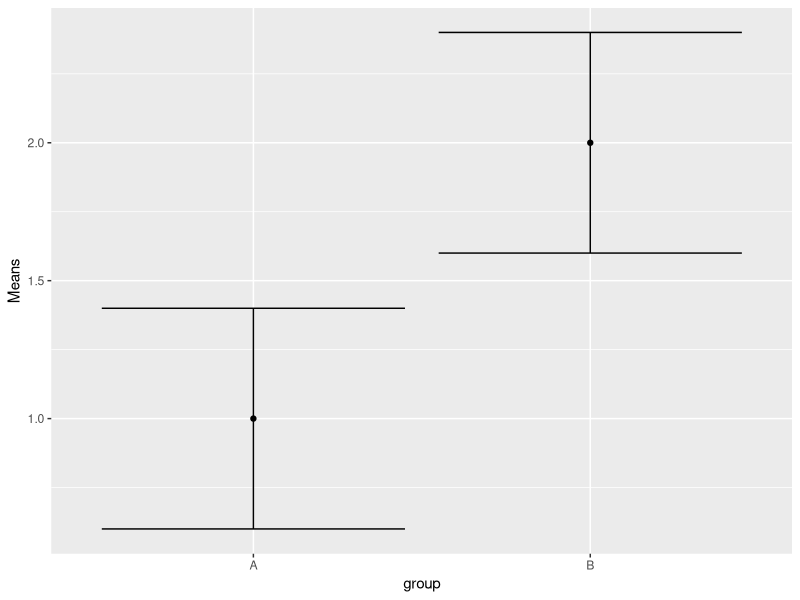
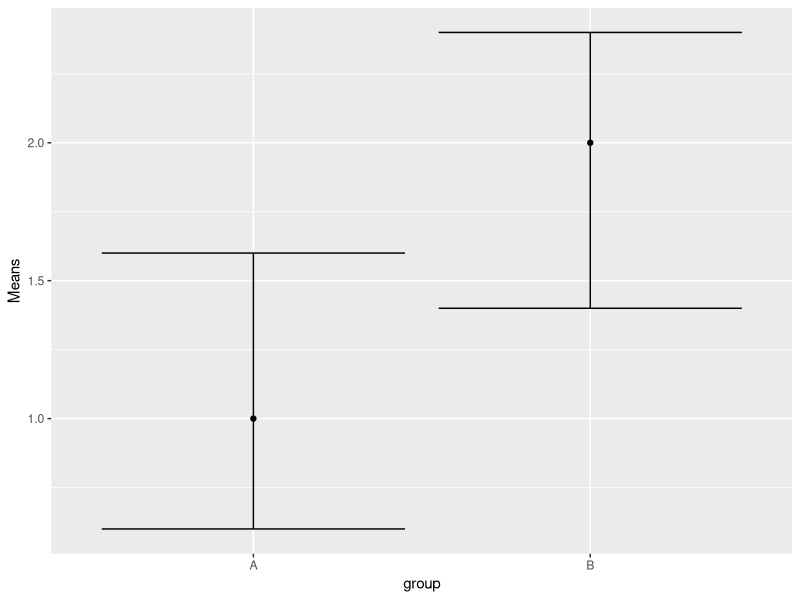
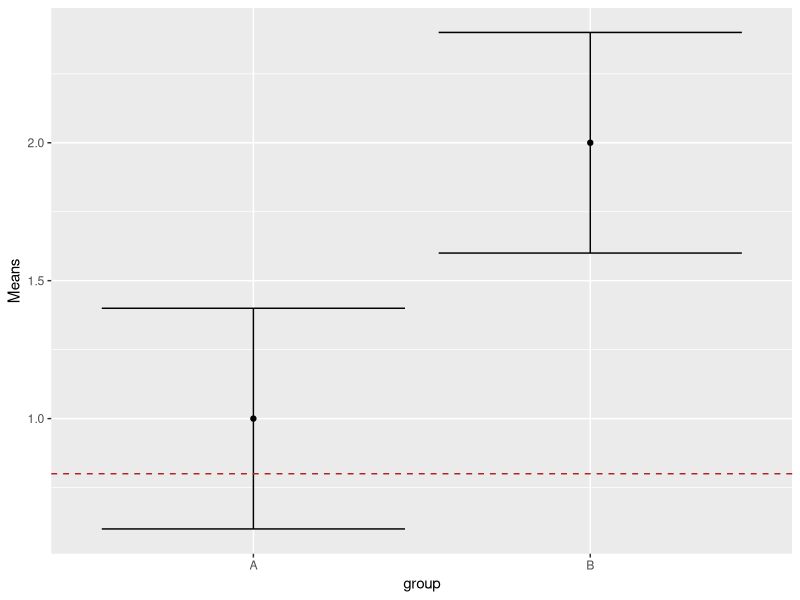
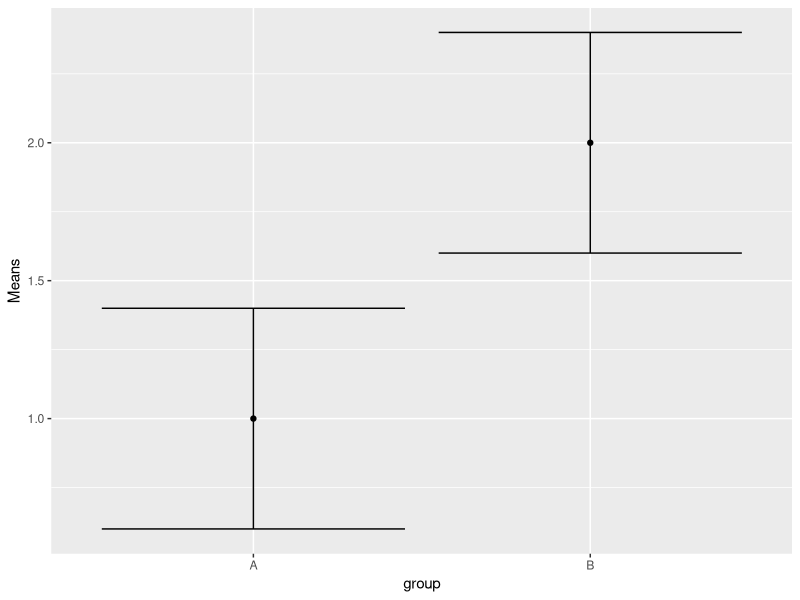
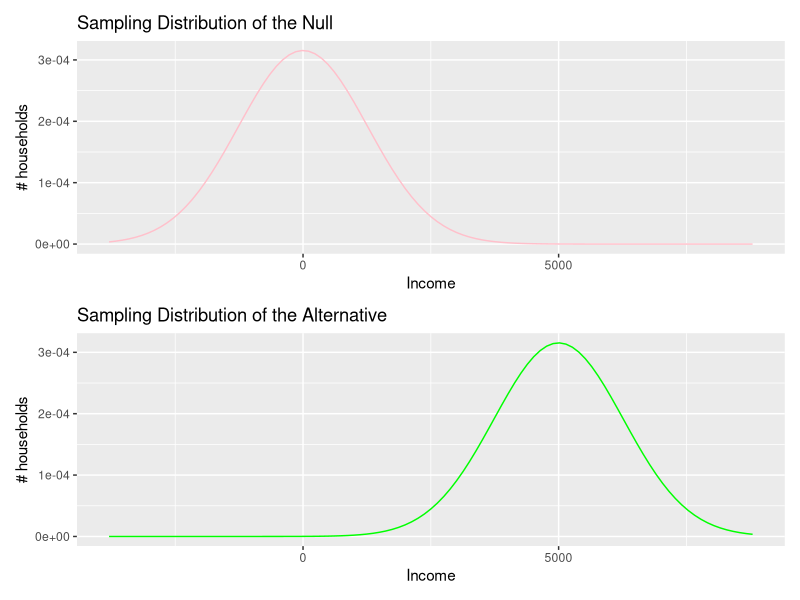
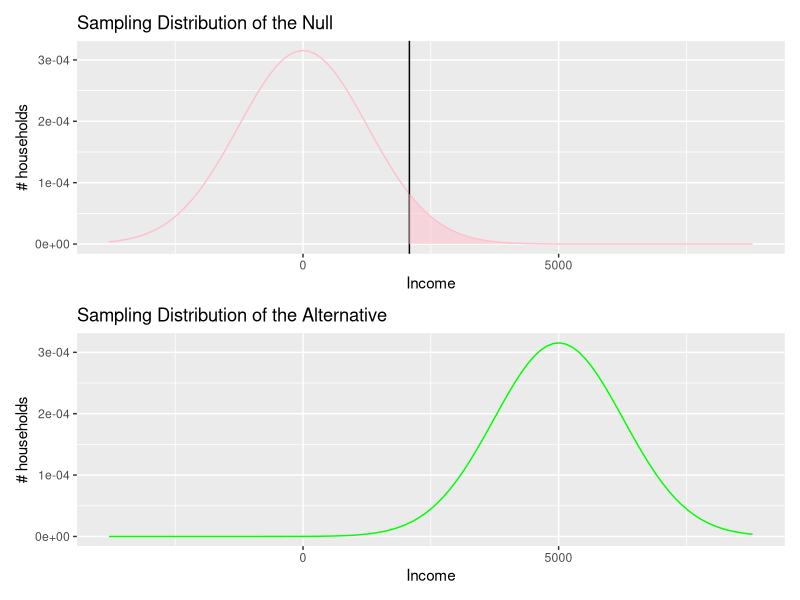
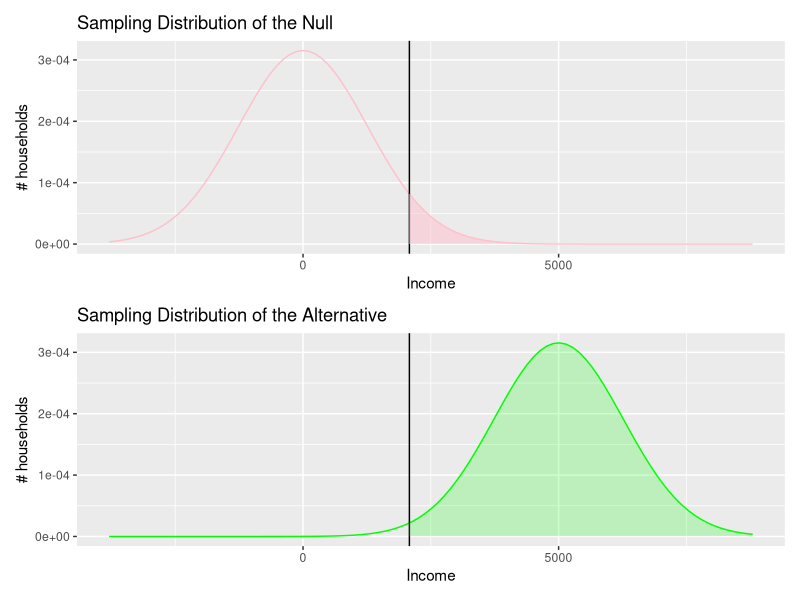

These figures' R source, in order:
## ---- chunk 1

library(tidyverse)
library(ggplot2)
library(patchwork)

df1 <- tibble(group=c("A","B"), Means=c(1,2), LowerCI = c(0.6,1.6), UpperCI=c(1.4, 2.4))
df2 <- tibble(group=c("A","B"), Means=c(1,2), LowerCI = c(0.6,1.4), UpperCI=c(1.6, 2.4))
plot1 <- ggplot(df1, aes(x=group, y=Means)) + geom_point() + geom_errorbar(aes(ymin=LowerCI, ymax=UpperCI))
plot2 <- ggplot(df2, aes(x=group, y=Means)) + geom_point() + geom_errorbar(aes(ymin=LowerCI, ymax=UpperCI))
## ---- chunk 2

plot1

## ---- chunk 3

plot2

## ---- chunk 4

plot1 + geom_hline(yintercept=0.8, color="firebrick", linetype=2)

## ---- chunk 5

plot1

## ---- chunk 6

# re-define here because we'll be playing with these
sd_Aus_income <- 20000 # mainly to remind myself
samp_size <- 500
cool_effect <- 5000
se_diff <- sqrt(2)*(sd_Aus_income)/sqrt(samp_size)
criterion <- qnorm(0.95, 0, se_diff) # cool_effect/2


# tibble just for setting up x-axis of plot
x_ax_min <- -3*se_diff
x_ax_max <- cool_effect+3*se_diff
my_XLim = c(x_ax_min, x_ax_max)
xAx <- tibble(x = my_XLim) # x axis limits

### null universe

nullPlot <- ggplot(xAx, aes(x = x)) + 
  stat_function(fun = dnorm, 
                args = list(mean = 0, sd = se_diff), color = "pink") +
  xlab("Income") +
  ylab("# households") +
  ggtitle("Sampling Distribution of the Null")

### alternate universe

altPlot <- ggplot(xAx, aes(x = x)) + 
  stat_function(fun = dnorm, 
                args = list(mean = cool_effect, sd = se_diff), color = "green") +
  xlab("Income") +
  ylab("# households") +
  ggtitle("Sampling Distribution of the Alternative")


show(nullPlot / altPlot)
## ---- chunk 7

# fill alpha
x_lim_fill <- c(criterion, x_ax_max)
nullPlot <- nullPlot + 
  geom_vline(xintercept = criterion) +
  stat_function(fun = dnorm,
                args = list(mean = 0, sd = se_diff), 
                xlim = x_lim_fill, 
                geom = "area",
                fill = "pink", alpha = 0.5)

show(nullPlot / altPlot)

## ---- chunk 8

# fill false alarm rate
x_lim_fill <- c(criterion, x_ax_max)
altPlot <- altPlot + 
  geom_vline(xintercept = criterion) +
  stat_function(fun = dnorm,
                args = list(mean = cool_effect, sd = se_diff), 
                xlim = x_lim_fill, 
                geom = "area",
                fill = "green", alpha = 0.2)


show(nullPlot / altPlot)
